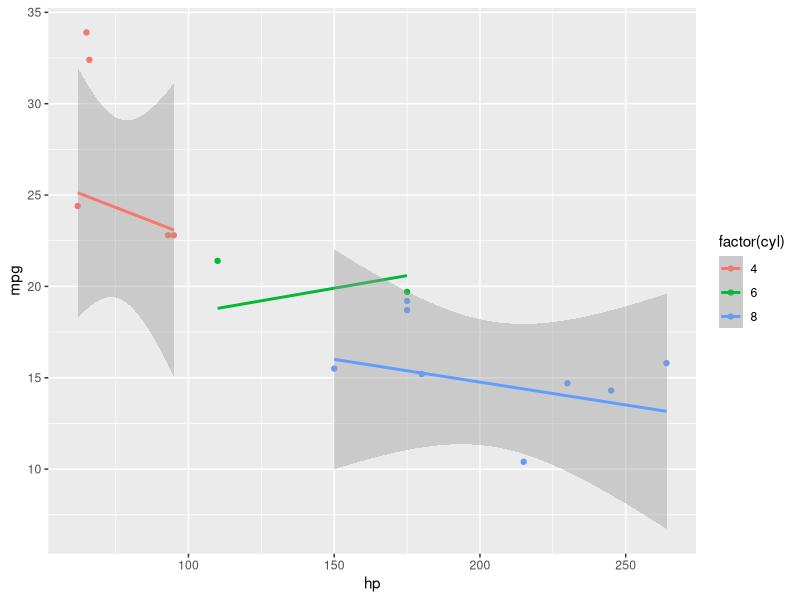

The R script that drew this image:
library(MASS)
library(tidyverse)
library(modelr)

data("mtcars")
names(mtcars)

fullmodel <- lm(data=mtcars, mpg~ factor(cyl)+disp+hp+drat+wt+qsec+
                  factor(vs)+factor(am)+factor(gear)+factor(carb))

#dont run all variables just was that matter if * used R cant handle it.
step <- stepAIC(fullmodel)
step$call

step$call
# model-lm(formula = mpg ~ factor(cyl) + hp + wt + factor(am), data = mtcars)
goodmodel <- lm(formula = mpg ~ factor(cyl) + hp + wt + factor(am), data = mtcars)

mtcars %>% add_predictions(goodmodel)
set.seed(123)
set <- caret::createDataPartition((mtcars$mpg))
set <- set$Resample1######


train <- mtcars[set,]
test <- mtcars[-set,]

trainmodel <- lm(data = train, formula = formula(goodmodel))

add_predictions(test,trainmodel) %>%
  ggplot(aes(x=hp,color=factor(cyl)))+
  geom_point(aes(y=mpg))+geom_smooth(method="lm", aes(y=pred))
